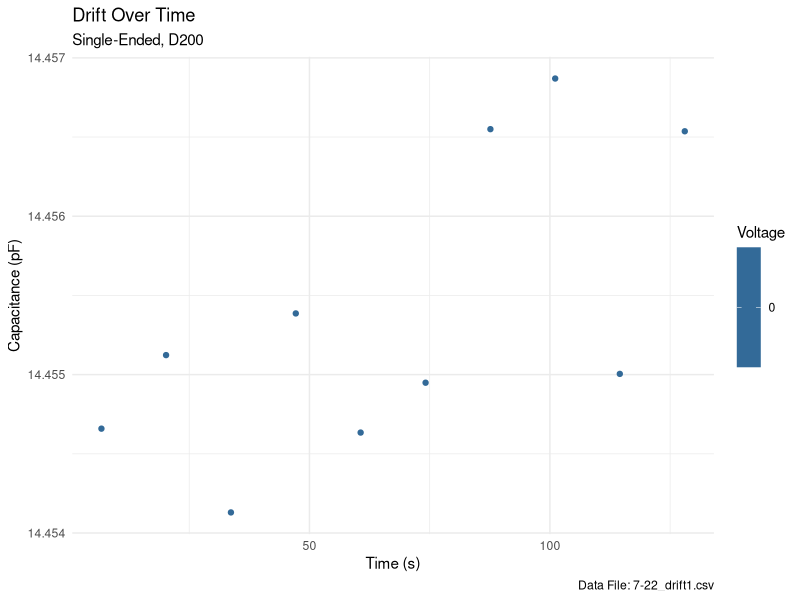

The R script that drew this image: (Note: this script raises an error after producing the figure.)
library(tidyverse)
library(ggthemes)

setwd("~/hoffman/capacitance/capacitance_sensing/rscripts")

quick_data <- read_csv("../csv_files/7-09_cal1_se.csv",
                       col_names = c("distance", "raw", "batch", "capacitance"))
temp_data <- read_csv("../csv_files/7-22_drift1.csv",
                       col_names = c("batch", "Voltage", "time", "raw", "capacitance"))
temp_data %>% 
  filter(raw > 1000) %>% 
  group_by(batch) %>%
  summarize(avg_cap = mean(capacitance), 
            avg_raw = mean(raw),stdev =sd(capacitance), count = n(), 
            time = mean(time),
            # Voltage = as.factor(mean(Voltage))) %>%
            Voltage = mean(Voltage)) %>%
  filter(count>1) %>% 
  ungroup() %>%
# the following 3 lines apply if shearing and calibrating 
  # mutate(time = distance) %>%
  # mutate(distance = 10*floor(distance/40)) %>%
  # mutate(Voltage = as.factor(175*((batch-1)%%2))) %>%

  # mutate(voltage = as.factor(((batch-1)%%2)*175)) %>% 
  # ggplot(aes(distance, avg_cap/10^6, color = voltage))+
  ggplot(aes(time, avg_cap, color = Voltage))+
  geom_point()+
  # geom_errorbar(aes(ymin=(avg_cap-2*stdev), ymax=(avg_cap+2*stdev)), width=.2)+
  labs(title = "Drift Over Time",
       subtitle ="Single-Ended, D200",
       caption ="Data File: 7-22_drift1.csv",
       x = "Time (s)",
       y = "Capacitance (pF)")+
  # geom_smooth(method = "lm")+
  theme_minimal()

coef(lm(theory_sep~distance, temp))[["distance"]]
